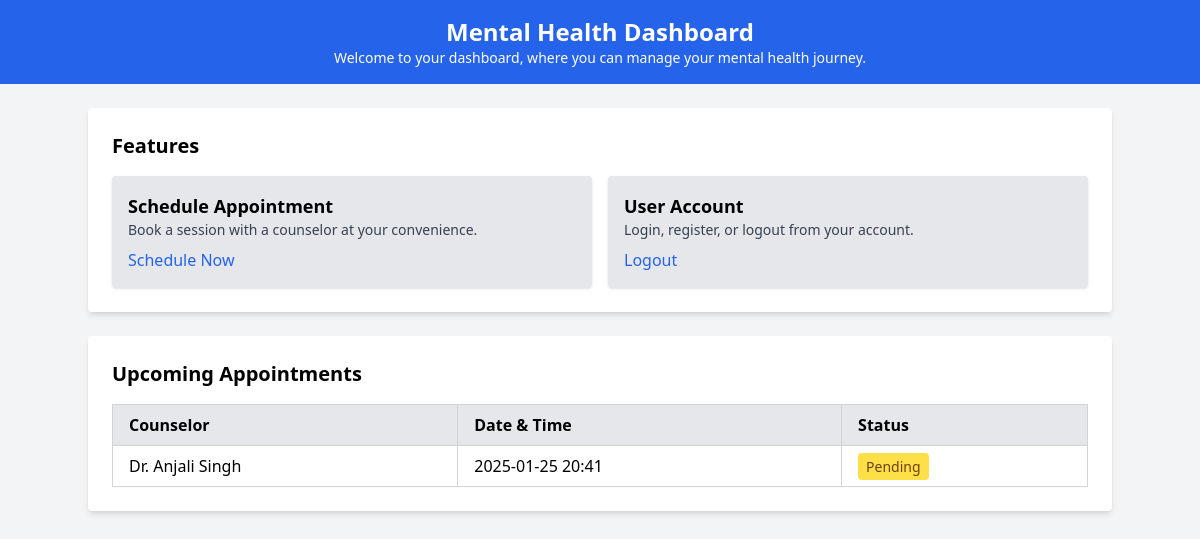
Screenshot of / (signed in) with the database file from the repository.
### app/models.py (models this page shows, shortened)
class Appointment(models.Model):
    STATUS_CHOICES = [
        ('pending', 'Pending'),
        ('confirmed', 'Confirmed'),
        ('completed', 'Completed'),
        ('cancelled', 'Cancelled')
    ]
    student = models.ForeignKey(Student, on_delete=models.CASCADE)
    assessment = models.OneToOneField(MentalHealthAssessment, on_delete=models.CASCADE)
    appointment_date = models.DateTimeField()
    counselor = models.CharField(max_length=100)
    status = models.CharField(max_length=20, choices=STATUS_CHOICES, default='pending')
    created_at = models.DateTimeField(auto_now_add=True)
    updated_at = models.DateTimeField(auto_now=True)

### app/views.py (the view)
# urls.py: 2. Add a URL to urlpatterns:  path('', views.home, name='home')
@login_required
def home(request):
    if request.user.is_authenticated:
        try:
            student = Student.objects.get(user=request.user)
            upcoming_appointments = Appointment.objects.filter(
                student=student,
                appointment_date__gte=now()
            ).order_by('appointment_date')
        except Student.DoesNotExist:
            upcoming_appointments = None
    else:
        upcoming_appointments = None
    return render(request, 'index.html', {'upcoming_appointments': upcoming_appointments})

### templates/index.html (shortened to what this page needs)
<!DOCTYPE html>
<html lang="en">
<head>
    <script src="https://cdn.tailwindcss.com"></script>
</head>
<body class="bg-gray-100 font-sans leading-normal tracking-normal">
    <div class="bg-blue-600 p-4 text-white text-center">
        <h1 class="text-2xl font-bold">Mental Health Dashboard</h1>
        <p class="text-sm">Welcome to your dashboard, where you can manage your mental health journey.</p>
    </div>
    <div class="container mx-auto mt-6">
        <div class="bg-white shadow-md rounded p-6">
            <h2 class="text-xl font-semibold mb-4">Features</h2>
            <div class="grid grid-cols-1 md:grid-cols-2 gap-4">
                <div class="bg-gray-200 p-4 rounded shadow">
                    <h3 class="text-lg font-semibold">Schedule Appointment</h3>
                    <p class="text-sm text-gray-700 mb-2">Book a session with a counselor at your convenience.</p>
                    <a href="{% url 'schedule_appointment' %}" class="text-blue-600 hover:underline">Schedule Now</a>
                </div>
                <div class="bg-gray-200 p-4 rounded shadow">
                    <h3 class="text-lg font-semibold">User Account</h3>
                    <p class="text-sm text-gray-700 mb-2">Login, register, or logout from your account.</p>
                    <div class="flex gap-2">
                        <a href="{% url 'logout' %}" class="text-blue-600 hover:underline">Logout</a>
                    </div>
                </div>
            </div>
        </div>
        <div class="bg-white shadow-md rounded p-6 mt-6">
            <h2 class="text-xl font-semibold mb-4">Upcoming Appointments</h2>
            {% if upcoming_appointments %}
                <div class="overflow-x-auto">
                    <table class="table-auto w-full border-collapse border border-gray-300">
                        <thead class="bg-gray-200">
                            <tr>
                                <th class="border border-gray-300 px-4 py-2 text-left">Counselor</th>
                                <th class="border border-gray-300 px-4 py-2 text-left">Date & Time</th>
                                <th class="border border-gray-300 px-4 py-2 text-left">Status</th>
                            </tr>
                        </thead>
                        <tbody>
                            {% for appointment in upcoming_appointments %}
                            <tr>
                                <td class="border border-gray-300 px-4 py-2">{{ appointment.counselor }}</td>
                                <td class="border border-gray-300 px-4 py-2">{{ appointment.appointment_date|date:"Y-m-d H:i" }}</td>
                                <td class="border border-gray-300 px-4 py-2">
                                    <span class="px-2 py-1 text-sm rounded
                                        {% if appointment.status == 'pending' %} bg-yellow-300 text-yellow-900
                                        {% elif appointment.status == 'confirmed' %} bg-green-300 text-green-900
                                        {% elif appointment.status == 'completed' %} bg-blue-300 text-blue-900
                                        {% else %} bg-red-300 text-red-900 {% endif %}">
                                        {{ appointment.get_status_display }}
                                    </span>
                                </td>
                            </tr>
                            {% endfor %}
                        </tbody>
                    </table>
                </div>
            {% else %}
                <p class="text-gray-600">No upcoming appointments found.</p>
            {% endif %}
        </div>
    </div>
</body>
</html>

### rows the page displays
Appointment: counselor "Dr. Anjali Singh", appointment_date "2025-01-25 20:41", status "Pending"
